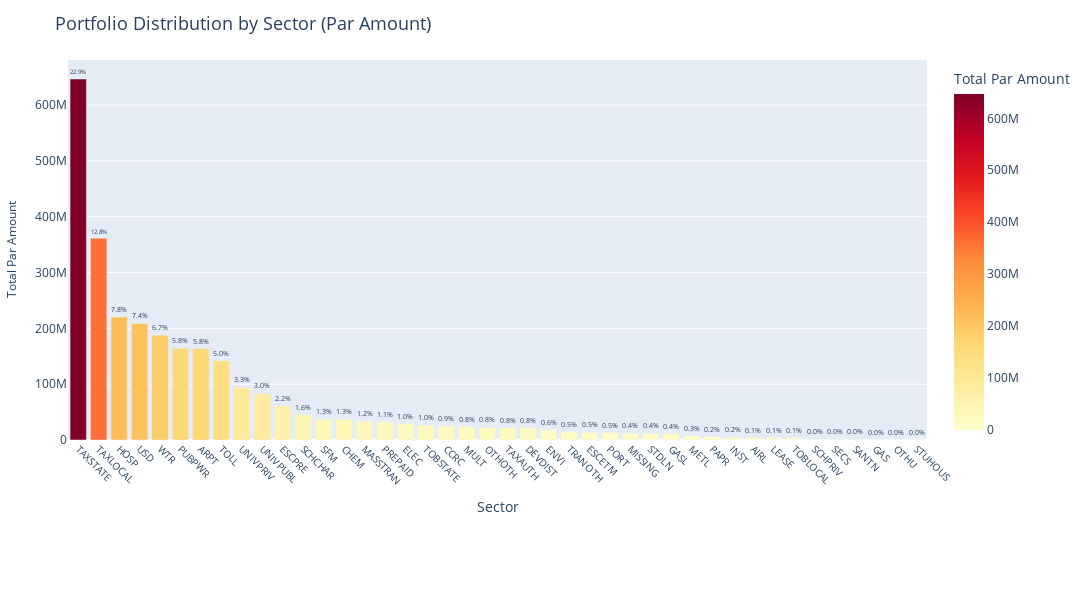

This figure's notebook cell:
### Markdown cell above
### Question 1: How is the portfolio distributed by sector?
##### Summarize the distribution of Par amount across different sectors

We analyzed the portfolio's Par amount across different sectors.
The data was grouped by sector, and total Par exposure was calculated for each sector.
Each sector’s exposure was also expressed as a percentage of the total portfolio Par amount.
Sectors were sorted in descending order of Par exposure to highlight largest exposures.
A bar chart visualization was created using Plotly for interactive exploration.
The chart displays:
- Sectors on the X-axis
- Total Par amount on the Y-axis
- Percentage exposure annotated at the top of each bar

This helps identify concentration risks or diversification levels in the portfolio by sector.

### Code cell
def analyze_sector_distribution(portfolio_data):
    sector_distribution = (
        portfolio_data.groupby('Sector', as_index=False)['Par'].sum()
    )

    total_par = sector_distribution['Par'].sum()
    sector_distribution['Percentage'] = 100 * sector_distribution['Par'] / total_par

    sector_distribution.sort_values('Par', ascending=False, inplace=True)

    fig = px.bar(
        sector_distribution,
        x='Sector',
        y='Par',
        text=sector_distribution['Percentage'].map(lambda x: f"{x:.1f}%"),
        labels={'Par': 'Total Par Amount'},
        title='Portfolio Distribution by Sector (Par Amount)',
        color='Par',
        color_continuous_scale=shared_color_scale
    )

    fig.update_traces(
        textposition='outside',
        textfont_size=10
    )

    fig.update_layout(
        width=1400,
        height=600,
        margin=dict(l=40, r=40, t=60, b=160),
        xaxis_tickangle=45,
        xaxis_tickfont_size=10,
        yaxis_title_font_size=12,
        title_font_size=18,
        showlegend=False
    )

    fig.show()

analyze_sector_distribution(portfolio_data)

### Figure 1 — Plotly figure (JSON) as saved in the notebook; plotly's stock layout.template omitted (floating-point values rounded to 4 significant figures)
{"data": [{"hovertemplate": "Sector=%{x}<br>Total Par Amount=%{marker.color}<br>text=%{text}<extra></extra>", "legendgroup": "", "marker": {"color": [646800000.0, 361500000.0, 220500000.0, 208900000.0, 187800000.0, 164300000.0, 163600000.0, 142000000.0, 94270000.0, 83150000.0, 61000000.0, 45060000.0, 37100000.0, 37000000.0, 33830000.0, 32340000.0, 29180000.0, 26920000.0, 24780000.0, 23890000.0, 22410000.0, 22110000.0, 21890000.0, 18190000.0, 14820000.0, 13800000.0, 13040000.0, 11890000.0, 11690000.0, 11300000.0, 7175000.0, 6000000.0, 4734000.0, 4205000.0, 4070000.0, 3855000.0, 1160000.0, 1015000.0, 905000.0, 55000.0, 25000.0, 10000.0], "coloraxis": "coloraxis", "pattern": {"shape": ""}}, "name": "", "orientation": "v", "showlegend": false, "text": ["22.9%", "12.8%", "7.8%", "7.4%", "6.7%", "5.8%", "5.8%", "5.0%", "3.3%", "3.0%", "2.2%", "1.6%", "1.3%", "1.3%", "1.2%", "1.1%", "1.0%", "1.0%", "0.9%", "0.8%", "0.8%", "0.8%", "0.8%", "0.6%", "0.5%", "0.5%", "0.5%", "0.4%", "0.4%", "0.4%", "0.3%", "0.2%", "0.2%", "0.1%", "0.1%", "0.1%", "0.0%", "0.0%", "0.0%", "0.0%", "0.0%", "0.0%"], "textfont": {"size": 10}, "textposition": "outside", "type": "bar", "x": ["TAXSTATE", "TAXLOCAL", "HOSP", "USD", "WTR", "PUBPWR", "ARPT", "TOLL", "UNIVPRIV", "UNIVPUBL", "ESCPRE", "SCHCHAR", "SFM", "CHEM", "MASSTRAN", "PREPAID", "ELEC", "TOBSTATE", "CCRC", "MULT", "OTHOTH", "TAXAUTH", "DEVDIST", "ENVI", "TRANOTH", "ESCETM", "PORT", "MISSING", "STDLN", "GASL", "METL", "PAPR", "INST", "AIRL", "LEASE", "TOBLOCAL", "SCHPRIV", "SECS", "SANTN", "GAS", "OTHU", "STUHOUS"], "xaxis": "x", "y": [646800000.0, 361500000.0, 220500000.0, 208900000.0, 187800000.0, 164300000.0, 163600000.0, 142000000.0, 94270000.0, 83150000.0, 61000000.0, 45060000.0, 37100000.0, 37000000.0, 33830000.0, 32340000.0, 29180000.0, 26920000.0, 24780000.0, 23890000.0, 22410000.0, 22110000.0, 21890000.0, 18190000.0, 14820000.0, 13800000.0, 13040000.0, 11890000.0, 11690000.0, 11300000.0, 7175000.0, 6000000.0, 4734000.0, 4205000.0, 4070000.0, 3855000.0, 1160000.0, 1015000.0, 905000.0, 55000.0, 25000.0, 10000.0], "yaxis": "y"}], "layout": {"barmode": "relative", "coloraxis": {"colorbar": {"title": {"text": "Total Par Amount"}}, "colorscale": [[0, "rgb(255,255,204)"], [0.125, "rgb(255,237,160)"], [0.25, "rgb(254,217,118)"], [0.375, "rgb(254,178,76)"], [0.5, "rgb(253,141,60)"], [0.625, "rgb(252,78,42)"], [0.75, "rgb(227,26,28)"], [0.875, "rgb(189,0,38)"], [1, "rgb(128,0,38)"]]}, "height": 600, "legend": {"tracegroupgap": 0}, "margin": {"b": 160, "l": 40, "r": 40, "t": 60}, "showlegend": false, "title": {"font": {"size": 18}, "text": "Portfolio Distribution by Sector (Par Amount)"}, "width": 1400, "xaxis": {"anchor": "y", "autorange": true, "domain": [0, 1], "range": [-0.5, 41.5], "tickangle": 45, "tickfont": {"size": 10}, "title": {"text": "Sector"}, "type": "category"}, "yaxis": {"anchor": "x", "autorange": true, "domain": [0, 1], "range": [0, 680800000.0], "title": {"font": {"size": 12}, "text": "Total Par Amount"}, "type": "linear"}}}
